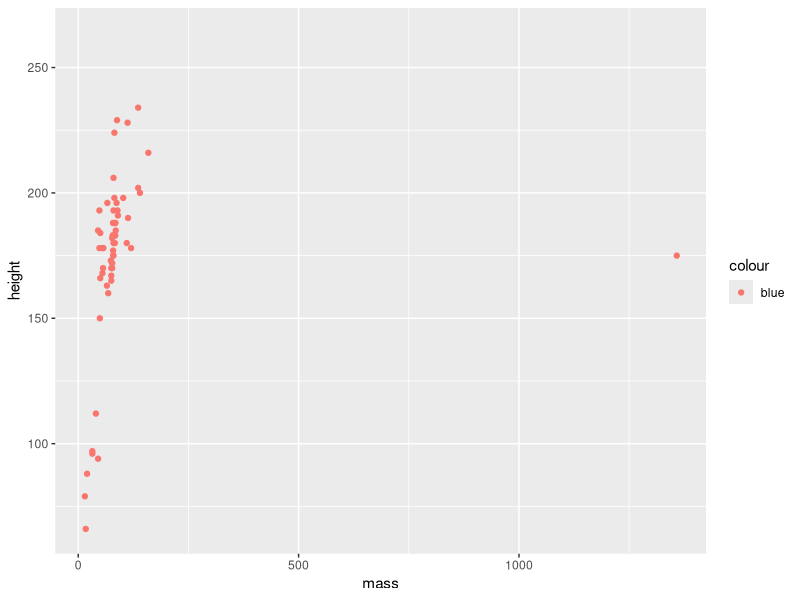

Here is the R script that generated this plot:
## ---- chunk 1
knitr::opts_chunk$set(echo = TRUE)
library(tidyverse)
## ---- chunk 2
ggplot(starwars, aes(x = mass, y = height, color = "blue")) + geom_point()
